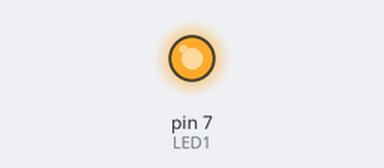
Recording of a sketch running on a simulated Arduino Uno, built with avr-gcc and run on an emulated ATmega328P. Parts: output pins drawn as LEDs (lit = HIGH).

Above: at 0.5 s.
At 10.5 s:
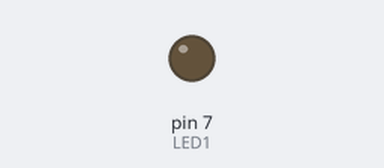
Timing chart, 0 to 15.6 s (numbered marks = the images above):
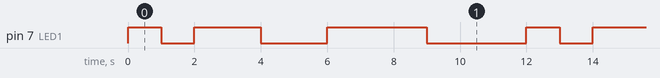

The sketch:

challenge_C12-2.ino
```cpp
int LED1=7; // LED 출력 지정


void setup() {

pinMode(7, OUTPUT); // LED 출력핀 지정

}


void loop() { // 아래는 풀 다운 세팅.

  digitalWrite(LED1,HIGH); // 얘낸 스위치에 대한 키고 끔임이므로 독립적임. 폴다운 폴업과 관계 X
  delay(1000);
  digitalWrite(LED1,LOW);
  delay(1000);
  digitalWrite(LED1,HIGH);
  delay(2000);
  digitalWrite(LED1,LOW);
  delay(2000);
  digitalWrite(LED1,HIGH);
  delay(3000);
  digitalWrite(LED1,LOW);
  delay(3000);
 }
```

Measured:
- by itself, pin 7 (LED1): repeats every 12.0 s: LOW 1.0 s, HIGH 2.0 s, LOW 2.0 s, HIGH 3.0 s, LOW 3.0 s, HIGH 1.0 s
- by itself, everything shown: repeats every 12.0 s, in 6 steps
